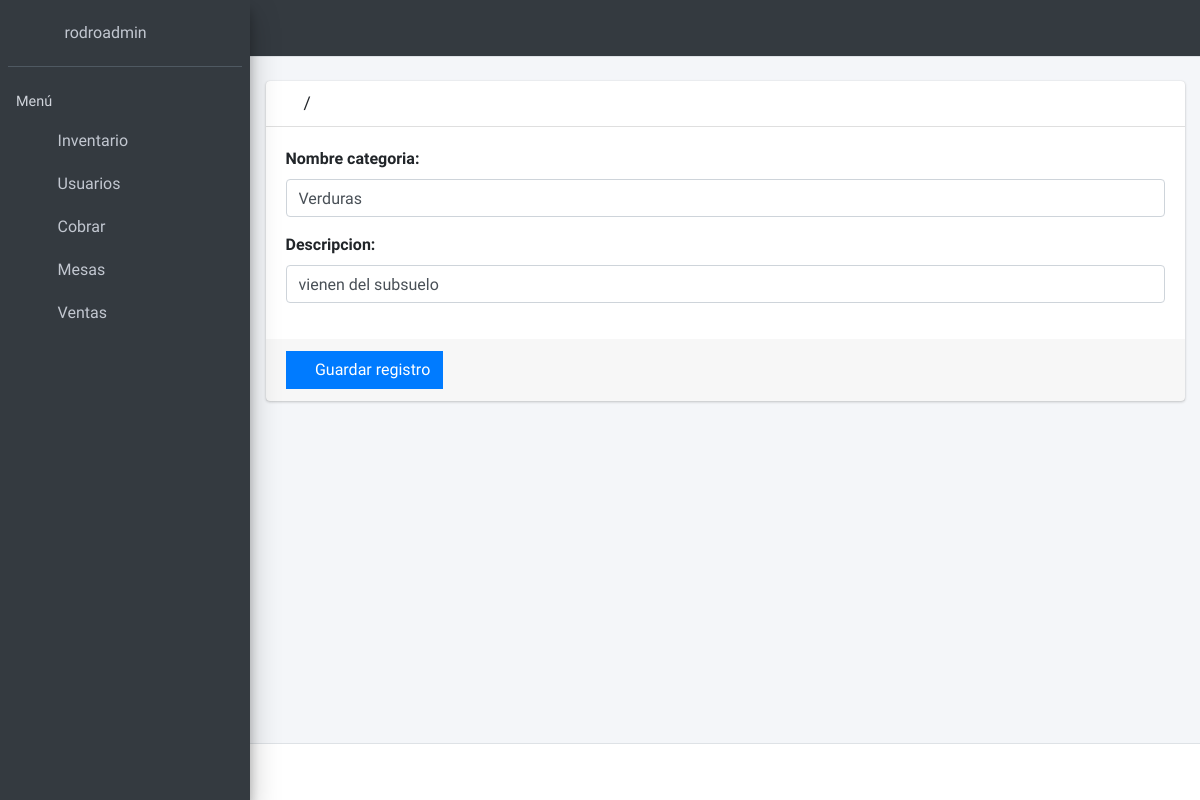
/inventario/editar/2/ (signed in), run on an earlier commit of the app's database.
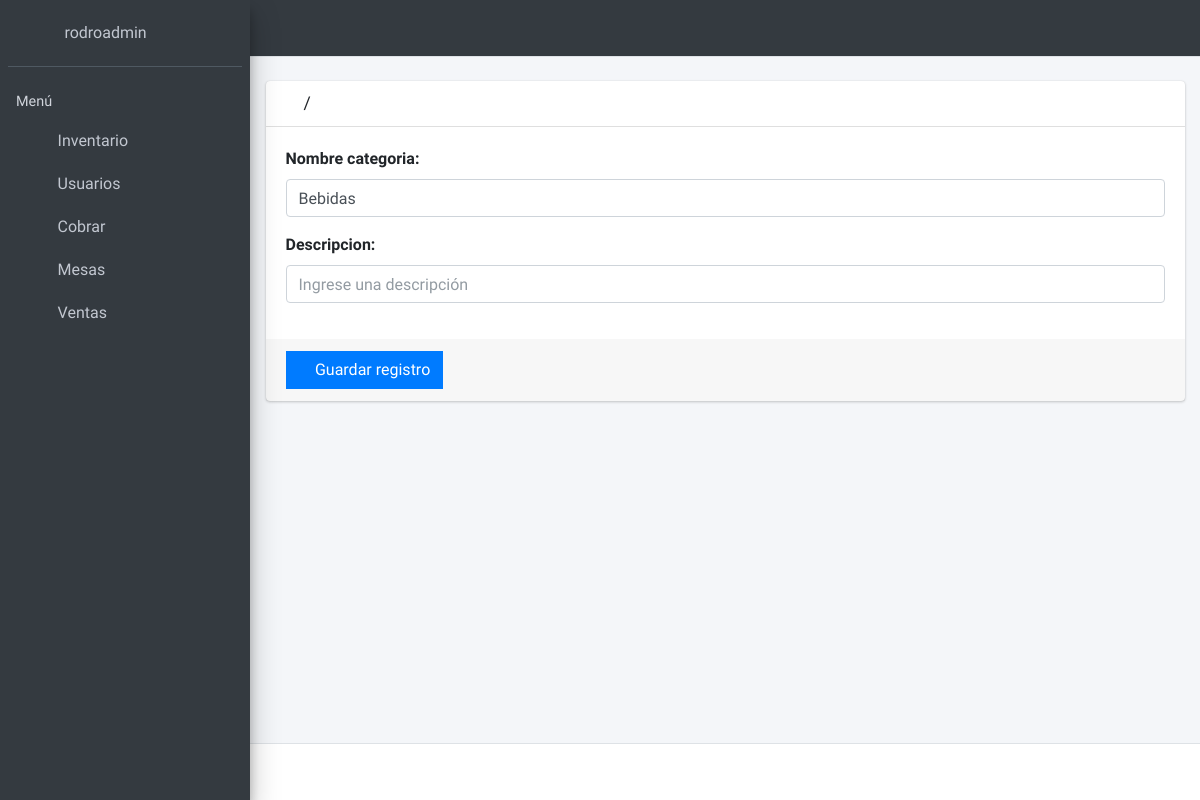
And on a later commit of the database.
### inventario/models.py (models this page shows, shortened)
class Inventario(models.Model):
    nombre_categoria = models.CharField(max_length=50, unique=True)
    descripcion = models.CharField(max_length=255, blank=True)

### inventario/views.py (the view)
# urls.py: path('editar/<int:pk>/', CategoryUpdateView.as_view(), name='editar'),
class CategoryUpdateView(UpdateView):
    model = Inventario
    form_class = CategoriaForm
    template_name = 'formulario/categoria.html'
    success_url = reverse_lazy('inventario')
    @method_decorator(login_required)
    def dispatch(self, request, *args, **kwargs):
        return super().dispatch(request, *args, **kwargs)

### inventario/forms.py
class CategoriaForm(ModelForm):
    def __init__(self, *args, **kwargs):
        super().__init__(*args, **kwargs)
        self.fields['nombre_categoria'].widget.attrs['autofocus'] = True
    class Meta:
        model = Inventario
        fields = '__all__'
        widgets = {
            'nombre_categoria': TextInput(
                attrs={
                    'placeholder': 'Ingrese un nombre',
                }
            ),
            'descripcion': TextInput(
                attrs={
                    'placeholder': 'Ingrese una descripción'
                }
            )
        }

### templates/formulario/categoria.html
{% extends 'include/form.html' %}

### templates/include/form.html (shortened to what this page needs)
{% extends 'include/body.html' %}
{% load widget_tweaks %}
{% block content %}
    <form method="post" action="." enctype="multipart/form-data">
        <div class="card card-default">
            <div class="card-header">
                <h3 class="card-title">
                    <i class="fas fa-plus"></i>
                    {{ title }} / {{ date_now }}
                </h3>
            </div>
            <div class="card-body">
                {% for field in form.visible_fields %}
                    <div class="form-group">
                        <label for="email">{{ field.label }}:</label>
                        {{ field | add_class:'form-control' | attr:'autocomplete:off' }}
                    </div>
                {% endfor %}
            </div>
            <div class="card-footer">
                <button type="submit" class="btn btn-primary btn-flat">
                    <i class="fas fa-save"></i> Guardar registro
                </button>
            </div>
        </div>
    </form>
{% endblock %}

What changed in the data, as far as the page shows it:
changed Inventario: nombre_categoria "Verduras" → "Bebidas"; descripcion "vienen del subsuelo" → (not shown)
